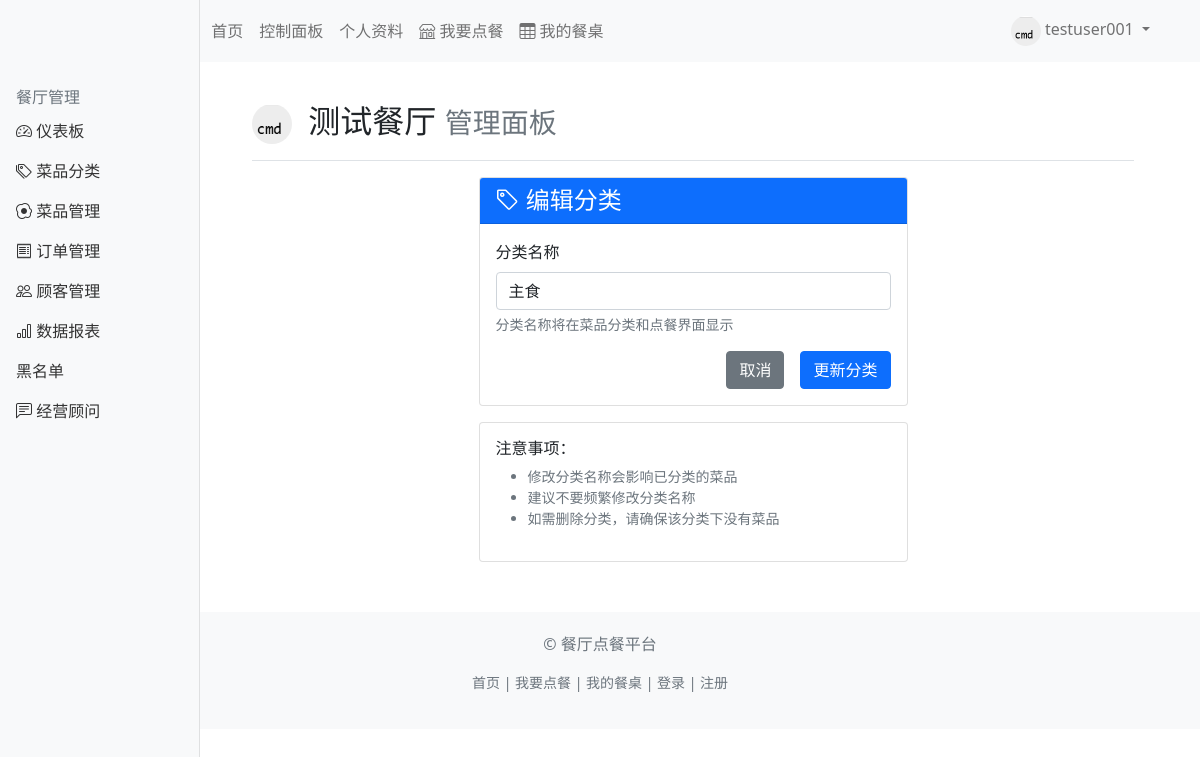
The app's page /restaurant/1/categories/3/edit (signed in) with its own data.
### app/models.py (models this page shows, shortened)
class User(UserMixin, db.Model):
    id = db.Column(db.Integer, primary_key=True)
    username = db.Column(db.String(64), unique=True, nullable=False, index=True)
    email = db.Column(db.String(120), unique=True, nullable=False, index=True)
    password_hash = db.Column(db.String(256), nullable=False)
    avatar_path = db.Column(db.String(200), default='default_avatar.png')
    created_at = db.Column(db.DateTime, default=datetime.utcnow)
    is_active = db.Column(db.Boolean, default=True)
    role = db.Column(db.String(20), default='customer')  # 'customer' 或 'owner'
    restaurant = db.relationship('Restaurant', backref='owner', uselist=False, lazy=True)
    orders = db.relationship('Order', backref='customer', lazy='dynamic')
    blacklisted_by = db.relationship('Blacklist', backref='user', lazy='dynamic')

class Restaurant(db.Model):
    id = db.Column(db.Integer, primary_key=True)
    name = db.Column(db.String(100), unique=True, nullable=False, index=True)
    logo_path = db.Column(db.String(200), default='default_logo.png')
    description = db.Column(db.Text)
    owner_id = db.Column(db.Integer, db.ForeignKey('user.id'), nullable=False)
    created_at = db.Column(db.DateTime, default=datetime.utcnow)
    total_sales = db.Column(db.Float, default=0.0)  # 餐厅总销售额，用于排序
    categories = db.relationship('Category', backref='restaurant', lazy='dynamic', cascade='all, delete-orphan')
    dishes = db.relationship('Dish', backref='restaurant', lazy='dynamic', cascade='all, delete-orphan')
    orders = db.relationship('Order', backref='restaurant', lazy='dynamic')
    blacklist = db.relationship('Blacklist', backref='restaurant', lazy='dynamic', cascade='all, delete-orphan')

class Category(db.Model):
    id = db.Column(db.Integer, primary_key=True)
    name = db.Column(db.String(50), nullable=False)
    restaurant_id = db.Column(db.Integer, db.ForeignKey('restaurant.id'), nullable=False)
    created_at = db.Column(db.DateTime, default=datetime.utcnow)
    dishes = db.relationship('Dish', backref='category', lazy='dynamic', cascade='all, delete-orphan')

### app/routes/restaurant.py (the view)
@restaurant_bp.route('/<int:restaurant_id>/categories/<int:category_id>/edit', methods=['GET', 'POST'])
@login_required
@restaurant_owner_required
def edit_category(restaurant_id, category_id):
    restaurant = Restaurant.query.get_or_404(restaurant_id)
    category = Category.query.get_or_404(category_id)
    if category.restaurant_id != restaurant_id:
        abort(404)
    form = CategoryEditForm(obj=category)
    if form.validate_on_submit():
        category.name = form.name.data
        db.session.commit()
        flash('分类更新成功！', 'success')
        return redirect(url_for('restaurant.categories', restaurant_id=restaurant_id))
    return render_template('restaurant/edit_category.html',
                         title='编辑分类',
                         restaurant=restaurant,
                         category=category,
                         form=form)

### app/forms.py
class CategoryEditForm(FlaskForm):
    name = StringField('分类名称', validators=[
        DataRequired(message='分类名称不能为空'),
        Length(min=1, max=50, message='分类名称长度应为1-50个字符')
    ])
    submit = SubmitField('更新分类')

### app/routes/restaurant.py (called while the page is built)
def restaurant_owner_required(f):
    from functools import wraps
    @wraps(f)
    def decorated_function(restaurant_id, *args, **kwargs):
        restaurant = Restaurant.query.get_or_404(restaurant_id)
        if current_user.id != restaurant.owner_id:
            abort(403)  # 禁止访问
        return f(restaurant_id, *args, **kwargs)
    return decorated_function

### app/templates/restaurant/edit_category.html (shortened to what this page needs)
{% extends "restaurant/base.html" %}
{% block restaurant_content %}
<div class="row justify-content-center">
    <div class="col-md-6">
        <div class="card">
            <div class="card-header bg-primary text-white">
                <h4 class="mb-0"><i class="bi bi-tag"></i> 编辑分类</h4>
            </div>
            <div class="card-body">
                <form method="POST" action="" novalidate>
                    <div class="mb-3">
                        {{ form.name.label(class="form-label") }}
                        {{ form.name(class="form-control" + (" is-invalid" if form.name.errors else "")) }}
                        <div class="form-text">分类名称将在菜品分类和点餐界面显示</div>
                    </div>
                    <div class="d-grid gap-2 d-md-flex justify-content-md-end">
                        <a href="{{ url_for('restaurant.categories', restaurant_id=restaurant.id) }}"
                           class="btn btn-secondary me-md-2">取消</a>
                        {{ form.submit(class="btn btn-primary") }}
                    </div>
                </form>
            </div>
        </div>
        <div class="card mt-3">
            <div class="card-body">
                <h6>注意事项：</h6>
                <ul class="text-muted small">
                    <li>修改分类名称会影响已分类的菜品</li>
                    <li>建议不要频繁修改分类名称</li>
                    <li>如需删除分类，请确保该分类下没有菜品</li>
                </ul>
            </div>
        </div>
    </div>
</div>
{% endblock %}

### app/templates/restaurant/base.html (shortened to what this page needs)
{% extends "base.html" %}
{% block content %}
<div class="container-fluid">
    <div class="row">
        <div class="col-md-3 col-lg-2 d-md-block bg-light sidebar">
            <div class="position-sticky pt-3">
                <h6 class="sidebar-heading d-flex justify-content-between align-items-center px-3 mt-4 mb-1 text-muted">
                    <span>餐厅管理</span>
                </h6>
                <ul class="nav flex-column">
                    <li class="nav-item">
                        <a class="nav-link {% if request.endpoint == 'restaurant.dashboard' %}active{% endif %}"
                           href="{{ url_for('restaurant.dashboard', restaurant_id=restaurant.id) }}">
                            <i class="bi bi-speedometer2"></i> 仪表板
                        </a>
                    </li>
                    <li class="nav-item">
                        <a class="nav-link {% if request.endpoint == 'restaurant.categories' %}active{% endif %}"
                           href="{{ url_for('restaurant.categories', restaurant_id=restaurant.id) }}">
                            <i class="bi bi-tags"></i> 菜品分类
                        </a>
                    </li>
                    <li class="nav-item">
                        <a class="nav-link {% if request.endpoint == 'restaurant.dishes' %}active{% endif %}"
                           href="{{ url_for('restaurant.dishes', restaurant_id=restaurant.id) }}">
                            <i class="bi bi-egg-fried"></i> 菜品管理
                        </a>
                    </li>
                    <li class="nav-item">
                        <a class="nav-link {% if request.endpoint == 'restaurant.orders' %}active{% endif %}"
                           href="{{ url_for('restaurant.orders', restaurant_id=restaurant.id) }}">
                            <i class="bi bi-receipt"></i> 订单管理
                        </a>
                    </li>
                    <li class="nav-item">
                        <a class="nav-link {% if request.endpoint == 'restaurant.customers' %}active{% endif %}"
                           href="{{ url_for('restaurant.customers', restaurant_id=restaurant.id) }}">
                            <i class="bi bi-people"></i> 顾客管理
                        </a>
                    </li>
                    <li class="nav-item">
                        <a class="nav-link {% if request.endpoint == 'restaurant.reports' %}active{% endif %}"
                           href="{{ url_for('restaurant.reports', restaurant_id=restaurant.id) }}">
                            <i class="bi bi-bar-chart"></i> 数据报表
                        </a>
                    </li>
                    <li class="nav-item">
                        <a class="nav-link {% if request.endpoint == 'restaurant.blacklist' %}active{% endif %}"
                           href="{{ url_for('restaurant.blacklist', restaurant_id=restaurant.id) }}">
                             黑名单
                        </a>
                    </li>
                    <li class="nav-item">
                        <a class="nav-link {% if request.endpoint == 'restaurant.advisor' %}active{% endif %}"
                           href="{{ url_for('restaurant.advisor', restaurant_id=restaurant.id) }}">
                            <i class="bi bi-chat-left-text"></i> 经营顾问
                        </a>
                    </li>
                </ul>
            </div>
        </div>
        <main class="col-md-9 ms-sm-auto col-lg-10 px-md-4">
            <div class="d-flex justify-content-between flex-wrap flex-md-nowrap align-items-center pt-3 pb-2 mb-3 border-bottom">
                <h1 class="h2">
                    {% if restaurant.logo_path %}
                    <img src="{{ url_for('static', filename='uploads/logos/' + restaurant.logo_path) }}"
                         alt="Logo" width="40" height="40" class="rounded-circle me-2">
                    {% endif %}
                    {{ restaurant.name }}
                    <small class="text-muted">管理面板</small>
                </h1>
            </div>
            {% block restaurant_content %}{% endblock %}
        </main>
    </div>
</div>
{% endblock %}

### app/templates/base.html (shortened to what this page needs)
<!DOCTYPE html>
<html lang="zh-CN">
<head>
    <link href="https://cdn.jsdelivr.net/npm/bootstrap@5.1.3/dist/css/bootstrap.min.css" rel="stylesheet">
    <link rel="stylesheet" href="https://cdn.jsdelivr.net/npm/bootstrap-icons@1.8.1/font/bootstrap-icons.css">
</head>
<body>
    <nav class="navbar navbar-expand-lg navbar-light bg-light">
        <div class="container">
            <a class="navbar-brand" href="{{ url_for('main.index') }}">
            </a>
            <div class="collapse navbar-collapse" id="navbarNav">
                <ul class="navbar-nav me-auto">
                    <li class="nav-item">
                        <a class="nav-link" href="{{ url_for('main.index') }}">首页</a>
                    </li>
                    {% if current_user.is_authenticated %}
                    <li class="nav-item">
                        <a class="nav-link" href="{{ url_for('main.dashboard') }}">控制面板</a>
                    </li>
                    <li class="nav-item">
                        <a class="nav-link" href="{{ url_for('auth.profile') }}">个人资料</a>
                    </li>
                    <li class="nav-item">
                        <a class="nav-link" href="{{ url_for('main.restaurants') }}">
                            <i class="bi bi-shop"></i> 我要点餐
                        </a>
                    </li>
                    <li class="nav-item">
                        <a class="nav-link" href="{{ url_for('main.my_table') }}">
                            <i class="bi bi-table"></i> 我的餐桌
                        </a>
                    </li>
                    {% endif %}
                </ul>
                <ul class="navbar-nav">
                    {% if current_user.is_authenticated %}
                    <li class="nav-item dropdown">
                        <a class="nav-link dropdown-toggle" href="#" id="navbarDropdown" role="button" data-bs-toggle="dropdown">
                            <img src="{{ url_for('static', filename='uploads/avatars/' + current_user.avatar_path) }}"
                                 alt="头像" class="rounded-circle" width="30" height="30">
                            {{ current_user.username }}
                        </a>
                    </li>
                    {% endif %}
                </ul>
            </div>
        </div>
    </nav>
    <main class="container mt-4">
        {% block content %}{% endblock %}
    </main>
    <footer class="footer">
        <div class="container text-center">
            <p class="text-muted">© 餐厅点餐平台</p>
            <p class="text-muted small">
                <a href="{{ url_for('main.index') }}" class="text-decoration-none text-muted">首页</a> |
                {% if current_user.is_authenticated %}
                <a href="{{ url_for('main.restaurants') }}" class="text-decoration-none text-muted">我要点餐</a> |
                <a href="{{ url_for('main.my_table') }}" class="text-decoration-none text-muted">我的餐桌</a> |
                {% endif %}
                <a href="{{ url_for('auth.login') }}" class="text-decoration-none text-muted">登录</a> |
                <a href="{{ url_for('auth.register') }}" class="text-decoration-none text-muted">注册</a>
            </p>
        </div>
    </footer>
</body>
</html>

### app/templates/base.html (style rules this page uses)
.navbar-brand { font-weight: bold; }
.footer { margin-top: 50px; padding: 20px 0; background-color: #f8f9fa; }

### app/templates/restaurant/base.html (style rules this page uses)
.sidebar { position: fixed; top: 0; bottom: 0; left: 0; z-index: 100; padding: 48px 0 0; box-shadow: inset -1px 0 0 rgba(0, 0, 0, .1); }
.sidebar .nav-link { font-weight: 500; color: #333; }

### records on screen
User: avatar_path (picture), username "testuser001"
Restaurant: logo_path (picture), name "测试餐厅"
Category: name "主食"
